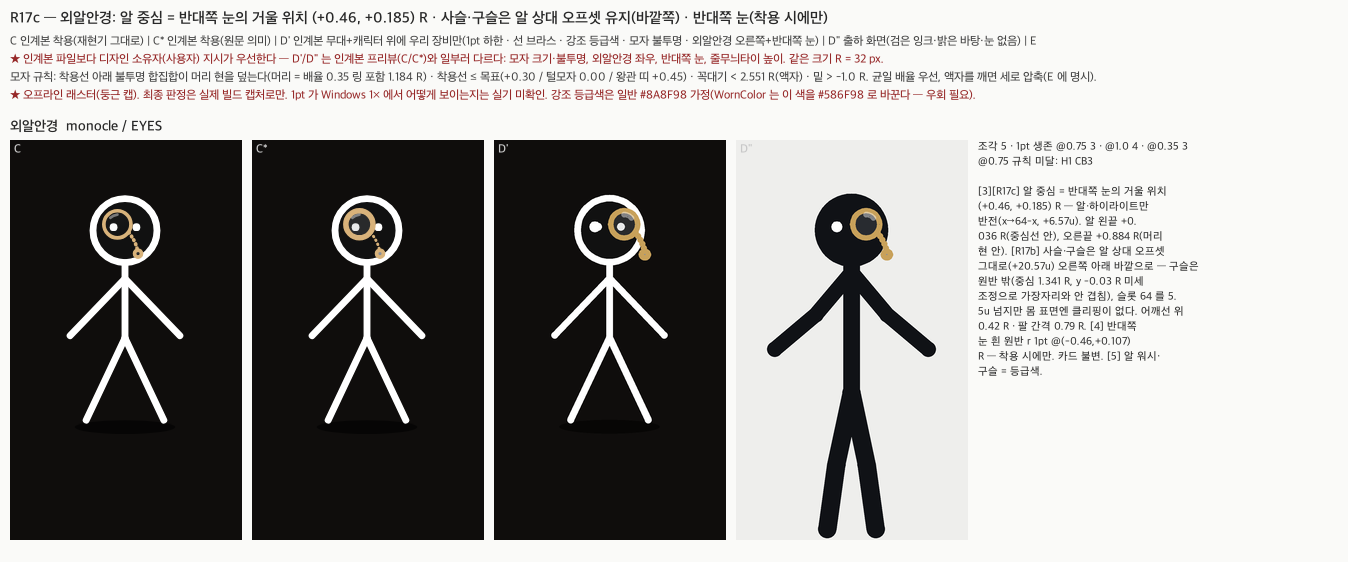

Write the Python code that produced this figure.
# -*- coding: utf-8 -*-
"""R17c — 외알안경 행만 담은 시트 r17c_monocle.png (알 중심 +0.46 R = 반대쪽 눈 거울 위치). 열 C | C* | D′ | D″ | E.
    python3 r17c_monocle.py     # ★ Chrome 필요
"""
import os, sys
HERE = os.path.dirname(os.path.abspath(__file__)); sys.path.insert(0, HERE)
import r16_worn_sheet as S16
import r17_sheet as S17

def main():
    worn_c = S16.render_handoff_worn(S17.R_PX, tag="c17c")
    worn_cf = S16.render_handoff_worn(S17.R_PX, faithful=True, tag="cf17c")
    im = S17.build_rows_sheet(["monocle"], "R17c — 외알안경: 알 중심 = 반대쪽 눈의 거울 위치 (+0.46, +0.185) R · 사슬·구슬은 알 상대 오프셋 유지(바깥쪽) · 반대쪽 눈(착용 시에만)", worn_c, worn_cf)
    im.save(os.path.join(HERE, "r17c_monocle.png")); print("wrote r17c_monocle.png %dx%d" % im.size)

if __name__ == "__main__":
    main()
